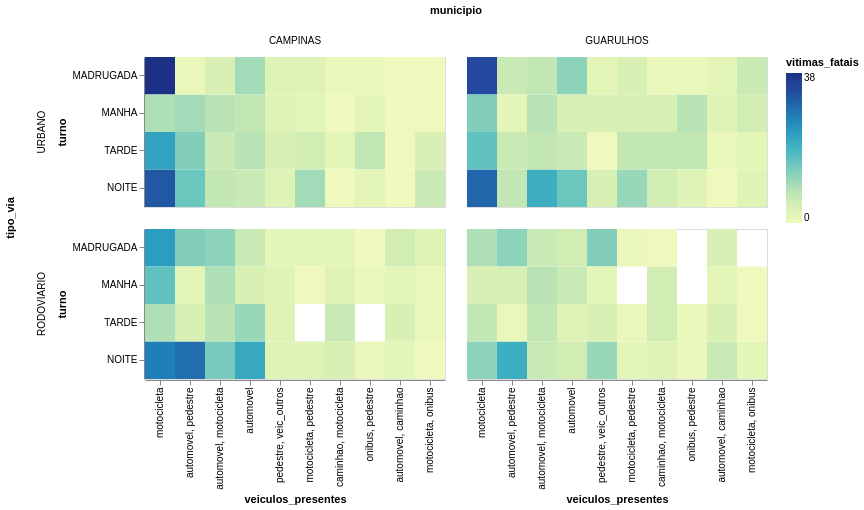

The notebook cell this image was saved under:
### Code cell
df_vitimas_veiculos_presentes.filter(c('veiculos_presentes').is_in(order_vitimas)).with_columns(c('veiculos_presentes').cast(pl.Enum(order_vitimas)))\
    .plot.rect(x='veiculos_presentes', color='vitimas_fatais', y='turno', row='tipo_via', column='municipio') \
    .properties(height=150, width=300)

### Figure 1 — Vega-Lite specification as saved in the notebook (floating-point values rounded to 4 significant figures; data arrays with more than 128 entries replaced by an {"elided": "..."} marker saying what was removed)
{"config": {"view": {"continuousWidth": 300, "continuousHeight": 300}}, "data": {"name": "data-9cc65cb1758fd26119f33671fa415dbb"}, "mark": {"type": "rect", "tooltip": true}, "encoding": {"color": {"field": "vitimas_fatais", "type": "quantitative"}, "column": {"field": "municipio", "sort": ["CAMPINAS", "GUARULHOS"], "type": "ordinal"}, "row": {"field": "tipo_via", "sort": ["URBANO", "RODOVIARIO"], "type": "ordinal"}, "x": {"field": "veiculos_presentes", "sort": ["motocicleta", "automovel, pedestre", "automovel, motocicleta", "automovel", "pedestre, veic_outros", "motocicleta, pedestre", "caminhao, motocicleta", "onibus, pedestre", "automovel, caminhao", "motocicleta, onibus"], "type": "ordinal"}, "y": {"field": "turno", "sort": ["MADRUGADA", "MANHA", "TARDE", "NOITE"], "type": "ordinal"}}, "height": 150, "params": [{"name": "param_1e9efca18e7a2868", "select": {"type": "interval", "encodings": ["x", "y"]}, "bind": "scales"}], "width": 300, "$schema": "https://vega.github.io/schema/vega-lite/v6.4.1.json", "datasets": {"data-9cc65cb1758fd26119f33671fa415dbb": {"elided": "154 records"}}}
